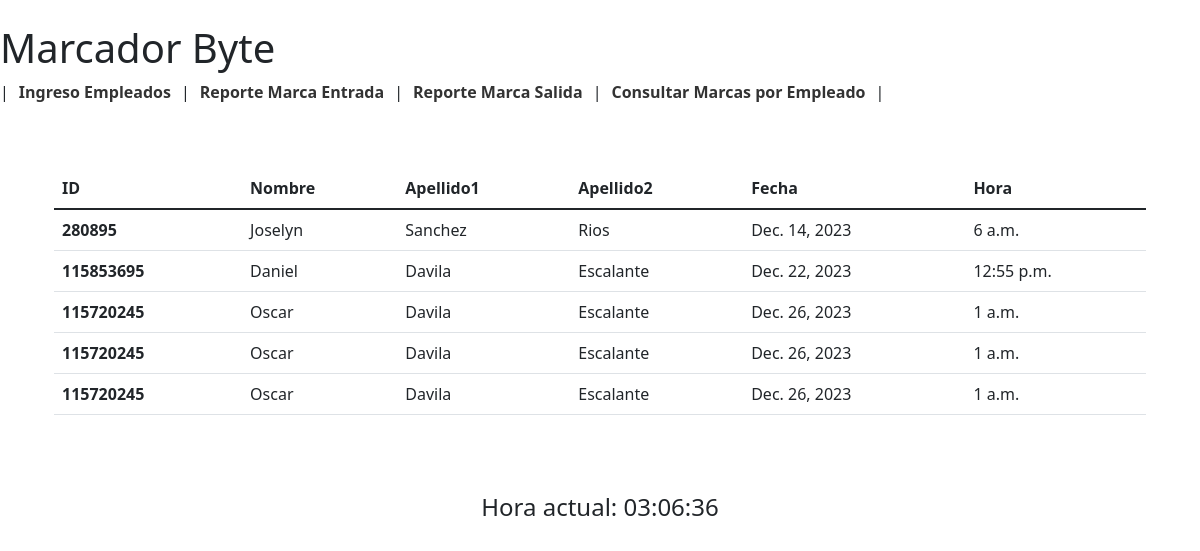
Before: /ListaMarcasSalida/ with the older database file.
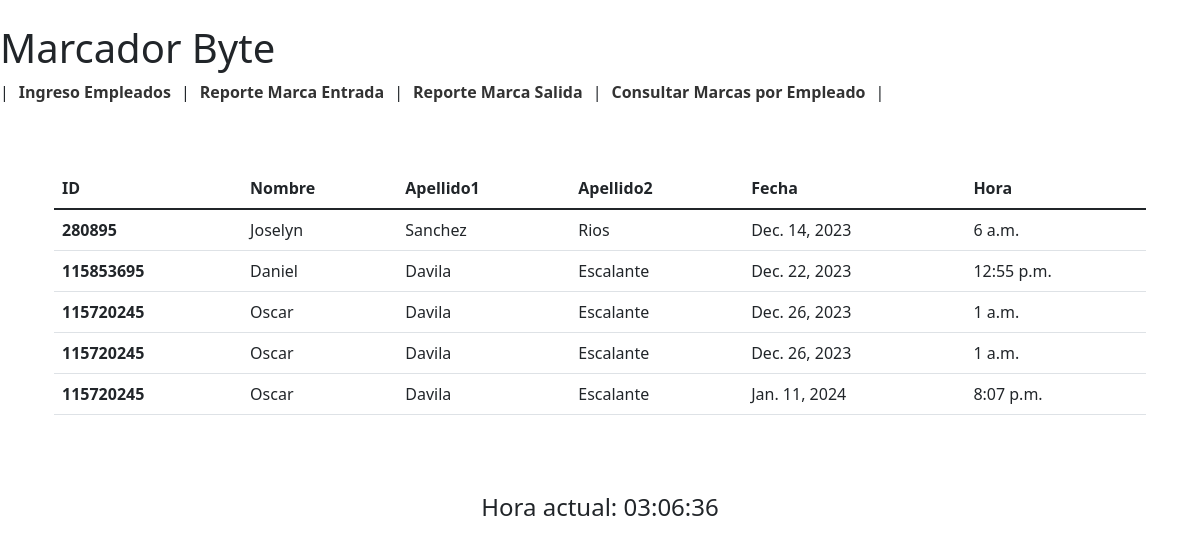
After: the same page with the newer database file.
### Marcador_Byte/models.py (models this page shows, shortened)
class Marcas2(models.Model):
    marca_id = models.AutoField(primary_key=True, verbose_name="Marca ID")
    fecha = models.DateField(verbose_name="Fecha")
    hora = models.TimeField(verbose_name="Hora")
    empleado = models.ForeignKey(Empleado, on_delete=models.CASCADE, verbose_name="Empleado")

class Empleado(models.Model):
    empleado_id = models.IntegerField(primary_key=True, verbose_name="ID Empleado", unique=True)
    nombre = models.CharField(max_length=255, verbose_name="Nombre")
    apellido1 = models.CharField(max_length=255, verbose_name="Apellido 1")
    apellido2 = models.CharField(max_length=255, verbose_name="Apellido 2")

### Marcador_Byte/views.py (the view)
# urls.py: path('ListaMarcasSalida/', views.ListaMarcasSalida, name='ListaMarcasSalida'),
def ListaMarcasSalida(request):
    marcassalida= Marcas2.objects.all()
    return render(request, 'tabla_marca_salida.html',{'marcassalida': marcassalida})

### Marcador_Byte/templates/tabla_marca_salida.html (shortened to what this page needs)
{% extends "./supervisor_panel.html" %}
{% block body %}
<div class="container py-4">
    <table class="table">
        <thead>
            <tr>
                <th scope="col">ID</th>
                <th scope="col">Nombre</th>
                <th scope="col">Apellido1</th>
                <th scope="col">Apellido2</th>
                <th scope="col">Fecha</th>
                <th scope="col">Hora</th>
            </tr>
        </thead>
        <tbody>
            {% for marcasalida in marcassalida %}
            <tr>
                <th scope="row">{{ marcasalida.empleado_id }}</th>
                <td>{{ marcasalida.empleado.nombre }}</td>
                <td>{{ marcasalida.empleado.apellido1 }}</td>
                <td>{{ marcasalida.empleado.apellido2 }}</td>
                <td>{{ marcasalida.fecha }}</td>
                <td>{{ marcasalida.hora }}</td>
            </tr>
            {% endfor %}
        </tbody>
    </table>
</div>
{% endblock %}

Changed rows visible on the page:
removed Marcas2: empleado_id "115720245", empleado.nombre "Oscar", empleado.apellido1 "Davila", empleado.apellido2 "Escalante", fecha "Dec. 26, 2023", hora "1 a.m."
added Marcas2: empleado_id "115720245", empleado.nombre "Oscar", empleado.apellido1 "Davila", empleado.apellido2 "Escalante", fecha "Jan. 11, 2024", hora "8:07 p.m."
